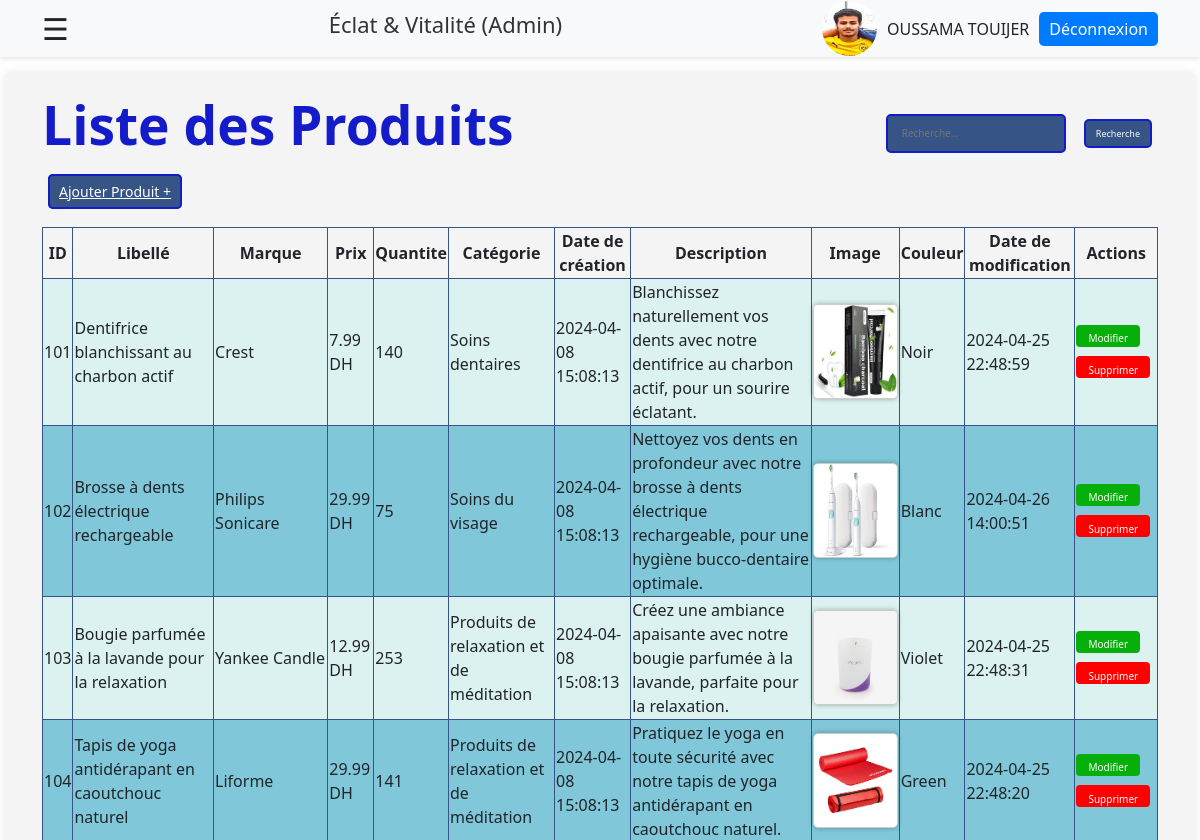
/admin/vente/listeVentes.php?page=3 (signed in, upper part), run on an earlier commit of the app's database.
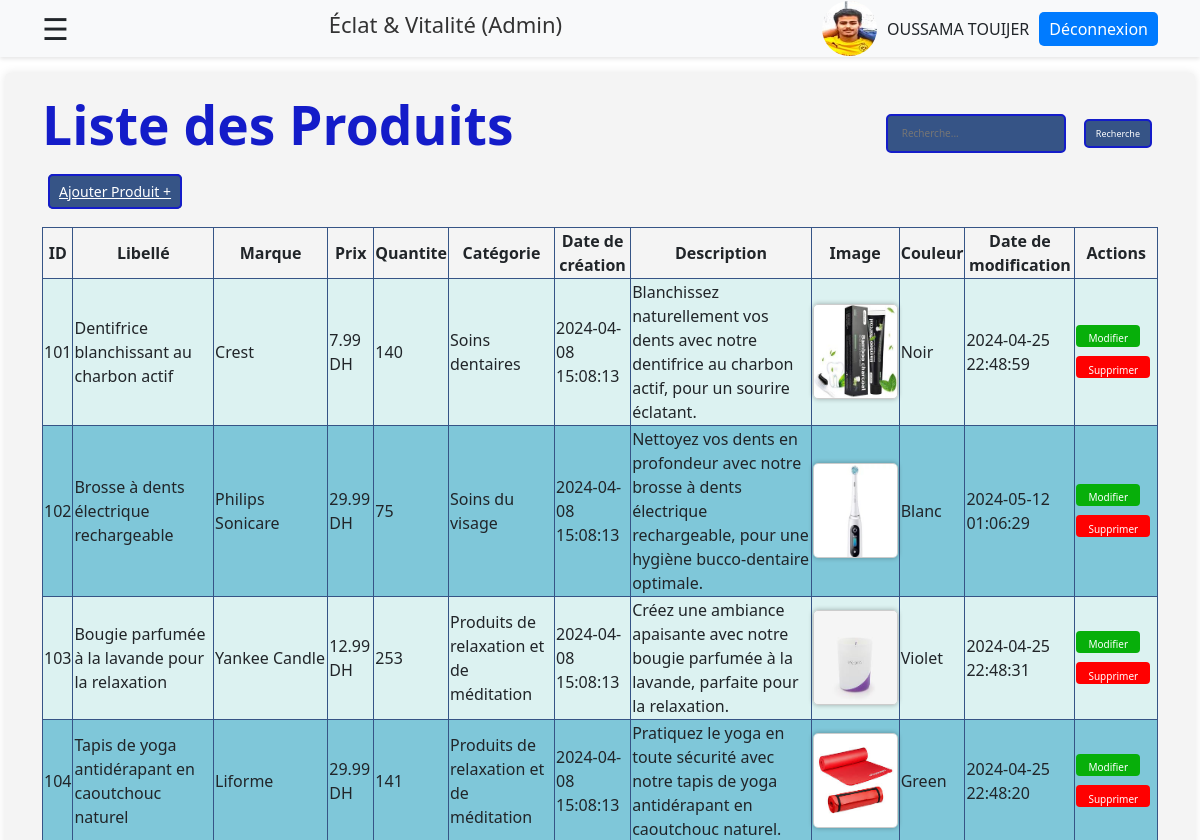
And on a later commit of the database.
### tables this page shows
CREATE TABLE IF NOT EXISTS `products` (
  `id` int NOT NULL AUTO_INCREMENT,
  `libelle` varchar(100) DEFAULT NULL,
  `prix` decimal(10,2) DEFAULT NULL,
  `discount` bigint DEFAULT NULL,
  `id_categorie` int DEFAULT NULL,
  `date_creation` timestamp NULL DEFAULT CURRENT_TIMESTAMP,
  `description` text,
  `image` varchar(255) DEFAULT NULL,
  `color` varchar(50) DEFAULT NULL,
  `date_modification` timestamp NULL DEFAULT CURRENT_TIMESTAMP ON UPDATE CURRENT_TIMESTAMP,
  `marque` varchar(255) DEFAULT NULL,
  PRIMARY KEY (`id`),
  KEY `fk_idCategori` (`id_categorie`)
);

CREATE TABLE IF NOT EXISTS `categories` (
  `id` int NOT NULL AUTO_INCREMENT,
  `libelle` varchar(100) DEFAULT NULL,
  `description` text,
  `date_creation` timestamp NULL DEFAULT CURRENT_TIMESTAMP,
  `date_modification` timestamp NULL DEFAULT CURRENT_TIMESTAMP ON UPDATE CURRENT_TIMESTAMP,
  PRIMARY KEY (`id`)
);

### include/functionsProductCate.php (called while the page is built, shortened)
<?php
function connectToDatabase() {
    $servername = "localhost";
    $username = "root";
    $password = "";
    $DBname = "eclat_vitalite";
    try {
        $conn = new PDO("mysql:host=$servername;dbname=$DBname", $username, $password);
        $conn->setAttribute(PDO::ATTR_ERRMODE, PDO::ERRMODE_EXCEPTION);
        return $conn;
    } catch(PDOException $e) {
        echo "Échec de la connexion : " . $e->getMessage();
        exit();
    }
}
function getCategoriById($id) {
    $conn = connectToDatabase();
    $requete = "SELECT * FROM categories WHERE id = :id";
    try {
        $stmt = $conn->prepare($requete);
        $stmt->bindValue(':id', $id, PDO::PARAM_INT);
        $stmt->execute();
        $product = $stmt->fetch();
        return $product['libelle'];
    } catch(PDOException $e) {
        echo "Erreur lors de l'exécution de la requête : " . $e->getMessage();
        $conn = null;
        exit();
    }
}
function getAllProducts() {
    $conn = connectToDatabase();
    $requete = "SELECT * FROM products";
    try {
        $resultat = $conn->query($requete);
        $products = $resultat->fetchAll();
        return $products;
    } catch(PDOException $e) {
        echo "Erreur lors de l'exécution de la requête : " . $e->getMessage();
        $conn = null;
        exit();
    }
}
?>

### admin/vente/listeVentes.php (the view, shortened to what the changed rows need)
<?php
include '../../include/functionsProductCate.php';
if(!empty($_POST['sPro'])) {
    $products = searchProducts($_POST['sPro']);
} else {
    $products = getAllProducts();
}
$page = isset($_GET['page']) ? $_GET['page'] : 1;
$categoriesPerPage = 12;
$startIndex = ($page - 1) * $categoriesPerPage;
$productsToShow = array_slice($products, $startIndex, $categoriesPerPage);
?>
<!DOCTYPE html>
<html lang="en">
<head>
    <link rel="stylesheet" href="stylesProducts.css">
    <link href="https://cdn.jsdelivr.net/npm/bootstrap@5.3.3/dist/css/bootstrap.min.css" rel="stylesheet" />
    <link href="https://getbootstrap.com/docs/5.3/assets/css/docs.css" rel="stylesheet" />
    <link rel="stylesheet" href="https://cdnjs.cloudflare.com/ajax/libs/font-awesome/6.0.0-beta3/css/all.min.css">
</head>
<body>
    <div class="main-content">
        <main >
            <div class="container">
                <?php
                if(isset($_SESSION['email'])) {
                echo "<div class='title-and-button'>";
                echo "<h2 class='title' >Liste des Produits</h1>";
                print'<form method="post" action="" >
                    <input type="text" for="b1" name="sPro" placeholder="Recherche..." class="iptR">
                    <button type="submit" id="b1" class="buR" >
                        Recherche
                    </button>
                </form>';
                echo "</div>";?>
            </div>
            <?php echo '<div class="container"><a href="ajout.php" class="btnAjout" data-bs-toggle="modal" data-bs-target="#ajoutModal"> Ajouter Produit + </a></div><br>';?>
            <div class="container">
                <?php
                if (empty($productsToShow)) {
                    echo "<p>Aucun produit trouvé.</p>";
                } else {
                    echo "<div class='alert alert-danger'>Échec de la mise à jour du produit. Veuillez réessayer !!!</div>";?>
                <?php
                echo ' <div class="siw"> <table class="tablee" style="margin-left: auto; margin-right: auto;">
                    <thead>
                <tr>
                    <th>ID</th>
                    <th>Libellé</th>
                    <th>Marque</th>
                    <th>Prix</th>
                    <th>Quantite</th>
                    <th>Catégorie</th>
                    <th>Date de création</th>
                    <th>Description</th>
                    <th>Image</th>
                    <th>Couleur</th>
                    <th>Date de modification</th>
                    <th>Actions</th>
                </tr>
                    </thead>
                    <tbody>';
                foreach ($productsToShow as $product) {
                    echo "<tr>
                                      <td>{$product['id']}</td>
                                      <td>{$product['libelle']}</td>
                                      <td>{$product['marque']}</td>
                                      <td>{$product['prix']} DH</td>
                                      <td>{$product['discount']}</td>
                                      <td>" . getCategoriById($product['id_categorie']) . "</td>
                                      <td>{$product['date_creation']}</td>
                                      <td>{$product['description']}</td>
                                      <td><img class='image-style'src='../../images/{$product['image']}' class='card-img-top' alt='...' /></td>
                                      <td>{$product['color']}</td>
                                      <td>{$product['date_modification']}</td>
                                      <td class='action-buttons'>
                                           <a href='modifier.php?id={$product['id']}' data-bs-toggle='modal' data-bs-target='#modifierModal{$product['id']}' ><button class='edit-button'>Modifier</button></a>
                                           <a href='supprimer.php?id={$product['id']}'><button class='delete-button'>Supprimer</button></a>
                                      </td>
                         </tr>";
                        }
                    echo '</tbody>';
                    echo '</table>';?>
            </div>
        <?php
                }
                } else {
                    echo "<p>Session data not found.</p>";
                }
               ?>
        </main>
    </div>
</body>
</html>

What changed in the data, as far as the page shows it:
changed products "Brosse à dents électrique rechargeable": image: a different picture; date_modification "2024-04-26 14:00:51" → "2024-05-12 01:06:29"
